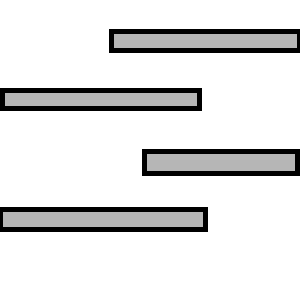
%> input picture map_3_d.png, 300 x 300 px
$ octave RRTOriginal.m   (GNU Octave 9; MATLAB toolbox functions it lacks are replaced by stand-ins)
%> lines starting %> are read from the running program, lines starting %| are printed output that depends on the picture; in (x1, y1, x2, y2) boxes, pixels count from 0 and x2, y2 are one past the last pixel; in counts of white or black regions, pixels touching at a corner belong together; the program's own positions count from 1
clear;
profile on;

% Algorithm Parameters
max_iter = 30000000;
step_size = 20;
radius = 25;
goal_radius = 15;

% Options
flag_show_runtime = 1;     % Showing run time plot
flag_show_randompoint = 0; % Showing random point selection

% img1 = imread("Pictures/map_1_d.png");
% img1 = imread("Pictures/map_2_d.png");
img1 = imread("Pictures/map_3_d.png");
%> img1 is the input picture: size 300x300x3 uint8; min 0, max 255, mean 223.4
% img1 = imread("Pictures/map_4_d.png");
% img1 = imread("Pictures/maze3.jpg");

img = imbinarize(im2gray(img1), 0.8);
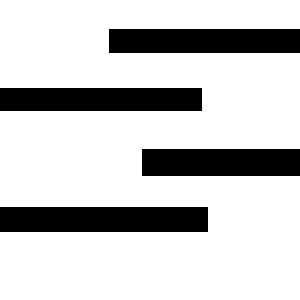
%> img: size 300x300 logical; 79.2% white; 4 black regions, box (x1, y1, x2, y2) and area: (0, 207, 208, 232) 5200, (0, 88, 202, 111) 4646, (109, 29, 300, 53) 4584, (142, 149, 300, 176) 4266
se = strel('disk', 1);
img = ~imdilate(~img, se);
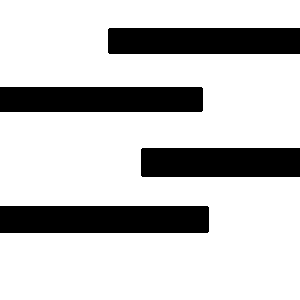
%> img: size 300x300 logical; 77.4% white; 4 black regions, box (x1, y1, x2, y2) and area: (0, 206, 209, 233) 5641, (0, 87, 203, 112) 5073, (108, 28, 300, 54) 4990, (141, 148, 300, 177) 4609
map_size = size(img);
%> map_size = [300 300]

figure; % Create a figure handle
set(gcf, 'Position', [100, 100, 800, 600]);
imshow(img, 'InitialMagnification', 'fit');
hold on
title('Select START point, then GOAL point');


% select by the user
%> (the run ends here)

$ run again, with map_2_d.png copied over map_3_d.png
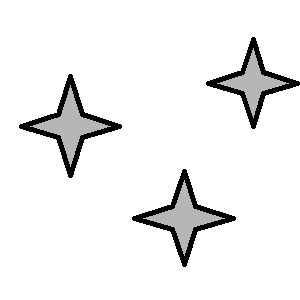
%> input picture map_2_d.png, 300 x 300 px
%> img1 is the input picture: size 300x300x3 uint8; min 0, max 255, mean 239.1
%> `img = imbinarize(im2gray(img1), 0.8);`:
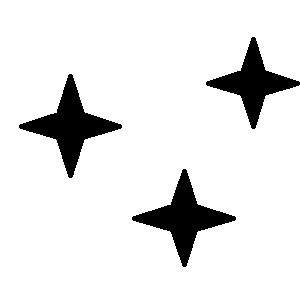
%> img: size 300x300 logical; 90.3% white; 3 black regions, box (x1, y1, x2, y2) and area: (19, 74, 122, 178) 3128, (132, 169, 236, 267) 2995, (206, 37, 300, 129) 2567
%> `img = ~imdilate(~img, se);`:
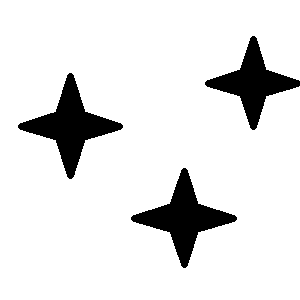
%> img: size 300x300 logical; 89.3% white; 3 black regions, box (x1, y1, x2, y2) and area: (18, 73, 123, 179) 3441, (131, 168, 237, 268) 3300, (205, 36, 300, 130) 2845

$ run again, with map_4_d.png copied over map_3_d.png
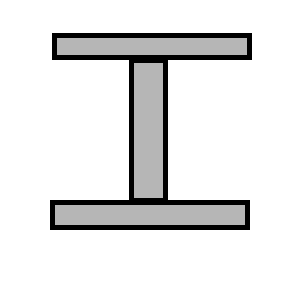
%> input picture map_4_d.png, 300 x 300 px
%> img1 is the input picture: size 300x300x3 uint8; min 0, max 255, mean 229.4
%> `img = imbinarize(im2gray(img1), 0.8);`:
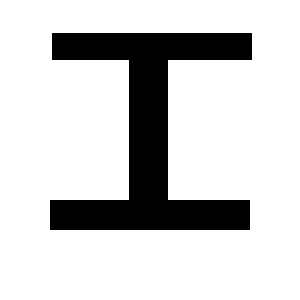
%> img: size 300x300 logical; 81.3% white; 1 black region, box (x1, y1, x2, y2) and area: (50, 33, 252, 230) 16860
%> `img = ~imdilate(~img, se);`:
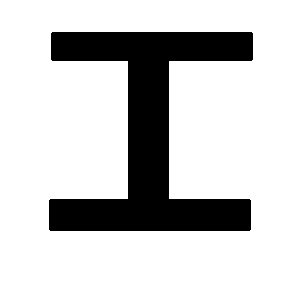
%> img: size 300x300 logical; 80% white; 1 black region, box (x1, y1, x2, y2) and area: (49, 32, 253, 231) 17972
